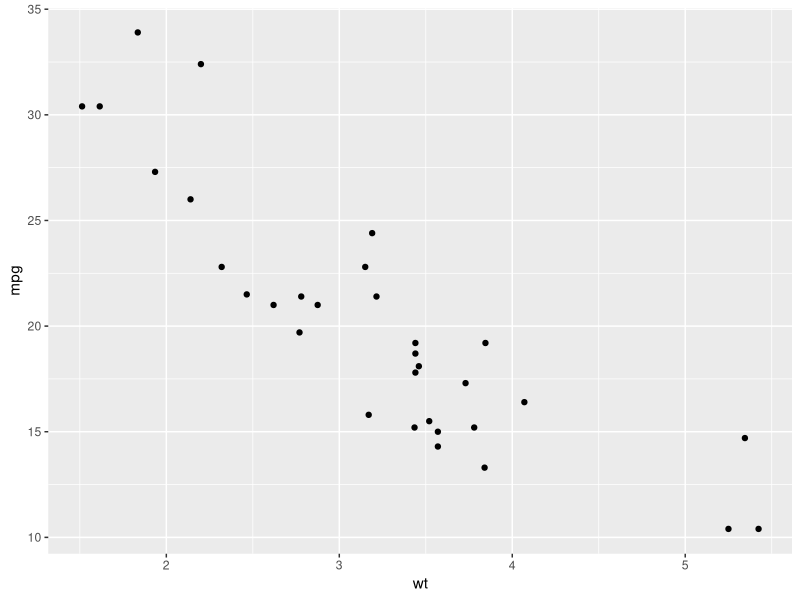
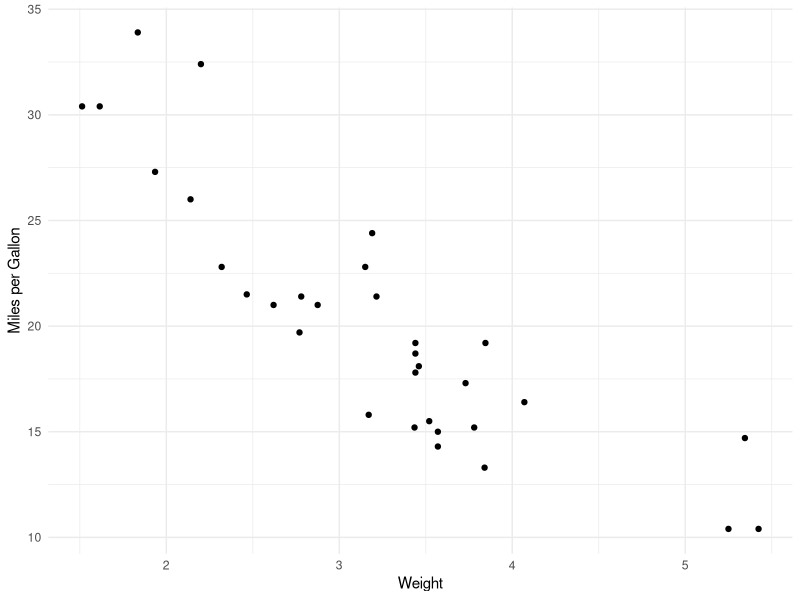
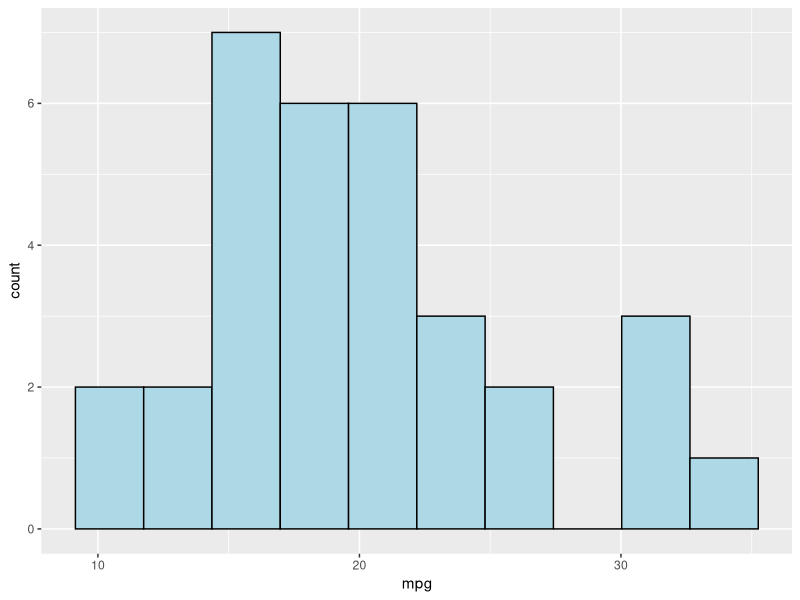
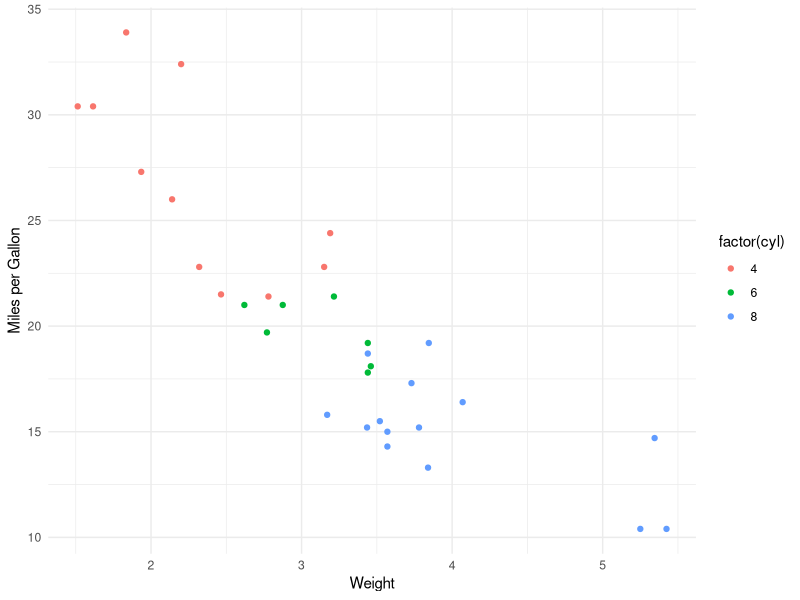
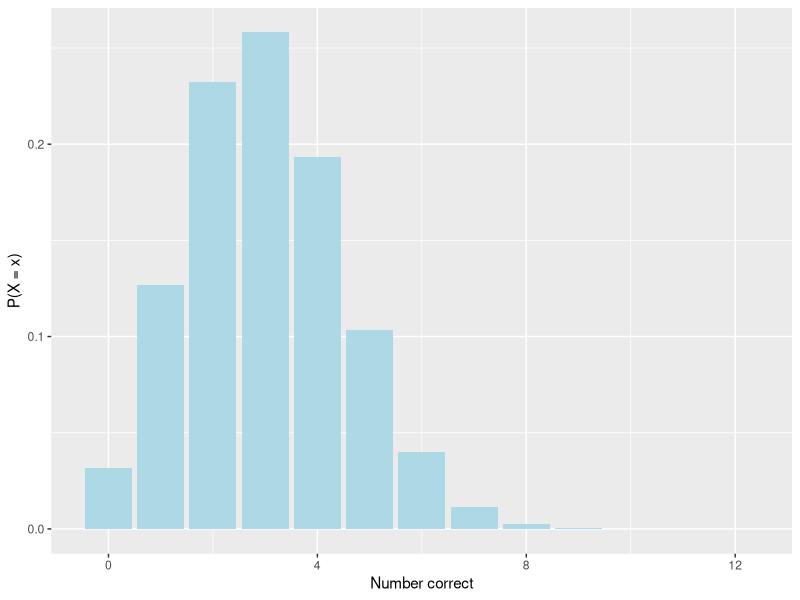
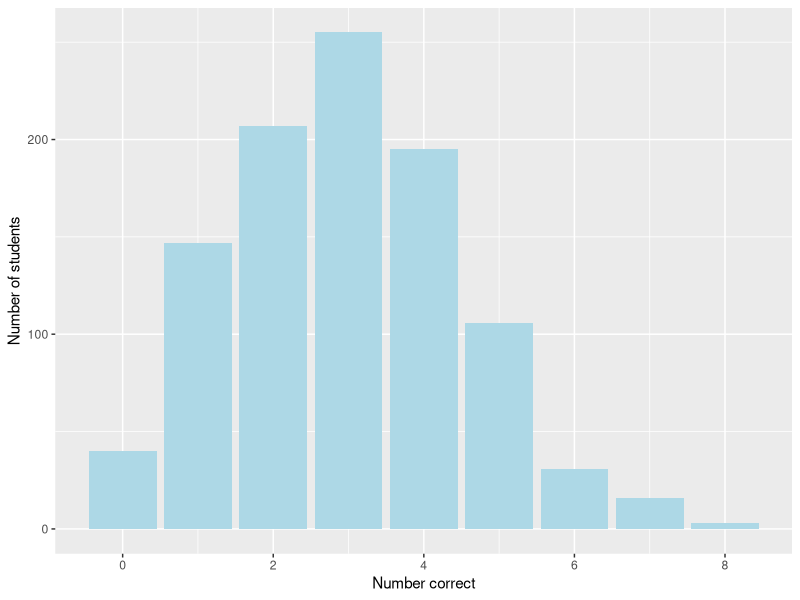
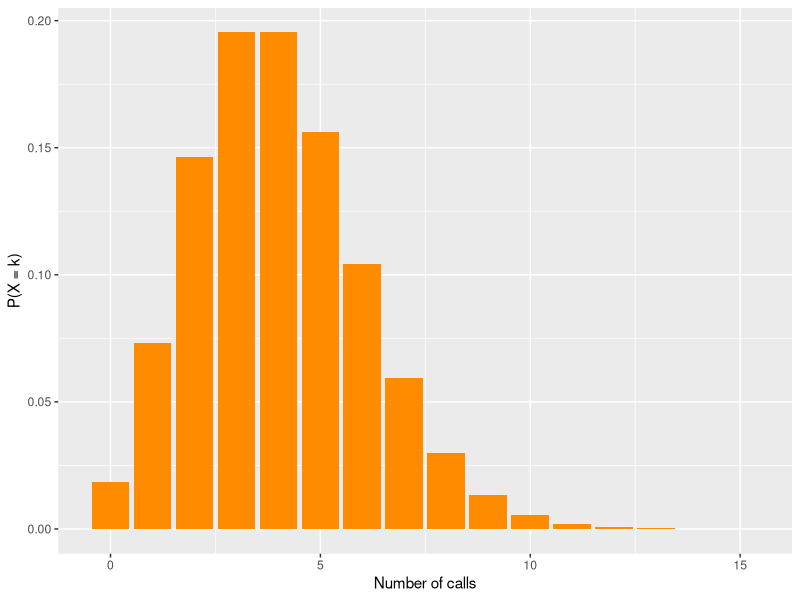
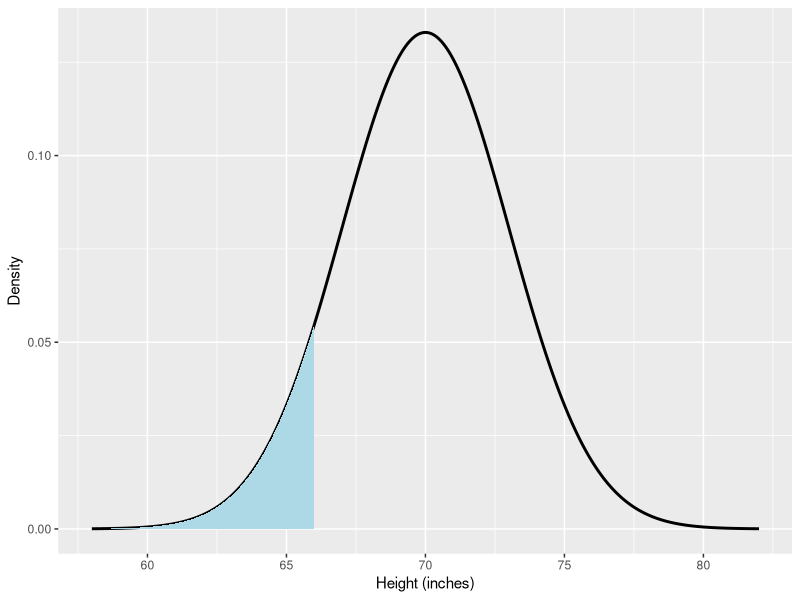

Reproduce these figures in R, in order.
## ---- chunk 1
2 + 2
## ---- chunk 2
#| echo: true
#| eval: true

mean(c(82, 91, 76, 88, 95))
## ---- chunk 3
scores <- c(82, 91, 76, 88, 95)
## ---- chunk 4

#install.packages("ggplot2")

library(ggplot2)
## ---- chunk 5
ggplot(data = mtcars, aes(x = wt, y = mpg)) + geom_point()
## ---- chunk 6
ggplot(data = mtcars, aes(x = wt, y = mpg)) + 
  geom_point() +
  labs(x = "Weight",y = "Miles per Gallon") +
  theme_minimal()


## ---- chunk 7
 ggplot(data = mtcars, aes(x = mpg)) + 
   geom_histogram(bins=10,color = "black",fill="lightblue")
## ---- chunk 8
ggplot(data = mtcars, aes(x = wt, y = mpg, color = factor(cyl))) + 
  geom_point() +
  labs(x = "Weight",y = "Miles per Gallon") +
  theme_minimal()
## ---- chunk 9
n <- 12
p <- 0.25
## ---- chunk 10
dbinom(5, size = n, prob = p)
## ---- chunk 11
dbinom(0:12, size = n, prob = p)
## ---- chunk 12
pbinom(3, size = n, prob = p)
## ---- chunk 13
sum(dbinom(0:3, size = n, prob = p))
## ---- chunk 14
1 - pbinom(5, size = n, prob = p)
## ---- chunk 15
pbinom(5, size = n, prob = p, lower.tail = FALSE)
## ---- chunk 16
sum(dbinom(6:12, size = n, prob = p))
## ---- chunk 17

binom_df <- data.frame(x = 0:12)
binom_df$prob <- dbinom(binom_df$x, size = n, prob = p)

ggplot(binom_df, aes(x = x, y = prob)) +
  geom_col(fill = "lightblue") +
  labs( x = "Number correct", y = "P(X = x)") 

## ---- chunk 18
qbinom(0.90, size = n, prob = p)
## ---- chunk 19
set.seed(2389)

quizzes <- data.frame(correct = rbinom(1000, size = n, prob = p))

ggplot(quizzes, aes(x = correct)) +
  geom_bar(fill = "lightblue") +
  labs(x = "Number correct", y = "Number of students")

## ---- chunk 20
lambda <- 4
## ---- chunk 21
dpois(3, lambda = lambda)
## ---- chunk 22
ppois(2, lambda = lambda)
## ---- chunk 23
ppois(6, lambda = lambda, lower.tail = FALSE)
## ---- chunk 24
pois_df <- data.frame(k = 0:15)
pois_df$prob <- dpois(pois_df$k, lambda = lambda)

ggplot(pois_df, aes(x = k, y = prob)) +
  geom_col(fill = "darkorange") +
  labs(x = "Number of calls",y = "P(X = k)")
## ---- chunk 25
qpois(0.95, lambda = lambda)


calls <- rpois(1000, lambda = lambda)

## ---- chunk 26
mu <- 70
sigma <- 3
## ---- chunk 27
pnorm(66, mean = mu, sd = sigma)
## ---- chunk 28
pnorm(74, mean = mu, sd = sigma, lower.tail = FALSE)
## ---- chunk 29
pnorm(74, mean = mu, sd = sigma) - pnorm(66, mean = mu, sd = sigma)
## ---- chunk 30

curve_df <- data.frame(x = seq(58, 82, length.out = 1000))
curve_df$density <- dnorm(curve_df$x, mean = mu, sd = sigma)

ggplot(curve_df, aes(x = x, y = density)) +
  geom_line(linewidth=1) +
  geom_area(data = subset(curve_df, x <= 66), fill = "lightblue") +
  labs(x = "Height (inches)",y = "Density")

## ---- chunk 31
qnorm(0.90, mean = mu, sd = sigma)
## ---- chunk 32
heights <- rnorm(1000, mean = mu, sd = sigma)

mean(heights)
sd(heights)
## ---- chunk 33
n <- 20
p <- 0.85

dbinom(18, n, p)
## ---- chunk 34

pbinom(17, n, p, lower.tail=FALSE)
## ---- chunk 35

pbinom(15, n, p)
## ---- chunk 36
sum(dbinom(16:19, n, p))
## ---- chunk 37

binom_df <- data.frame(x = 0:20)
binom_df$prob <- dbinom(binom_df$x, size = n, prob = p)

ggplot(binom_df, aes(x = x, y = prob)) +
  geom_col(fill = "lightblue") +
  labs( x = "Number of Germinations", y = "P(X = x)") 
## ---- chunk 38
lambda <- 3.2

dpois(5, lambda)
## ---- chunk 39

dpois(0, lambda)

## ---- chunk 40

ppois(3, lambda, lower.tail=FALSE )

## ---- chunk 41
ppois(40,lambda*12, lower.tail=FALSE)

## ---- chunk 42
qpois(0.99,lambda)

## ---- chunk 43

pois_df <- data.frame(k = 0:15)
pois_df$prob <- dpois(pois_df$k, lambda = lambda)

ggplot(pois_df, aes(x = k, y = prob)) +
  geom_col(fill = "darkorange") +
  labs(x = "Accidents",y = "P(X = k)")
## ---- chunk 44
mu <- 500
sigma <- 45

pnorm(425, mu, sigma)
## ---- chunk 45
pnorm(560, mu, sigma, lower.tail=FALSE)
## ---- chunk 46
pnorm(550, mu, sigma) - pnorm(450, mu, sigma)
## ---- chunk 47
qnorm(0.02, mu, sigma)
## ---- chunk 48

curve_df <- data.frame(x = seq(350, 650, length.out = 1000))
curve_df$density <- dnorm(curve_df$x, mean = mu, sd = sigma)

ggplot(curve_df, aes(x = x, y = density)) +
  geom_line(linewidth=1) +
  labs(x = "Battery Life",y = "Density")


## ---- chunk 49
dbinom(9, 10, 0.78)
## ---- chunk 50

ppois(7, 12)
## ---- chunk 51
qnorm(0.75, 1050, 200)
